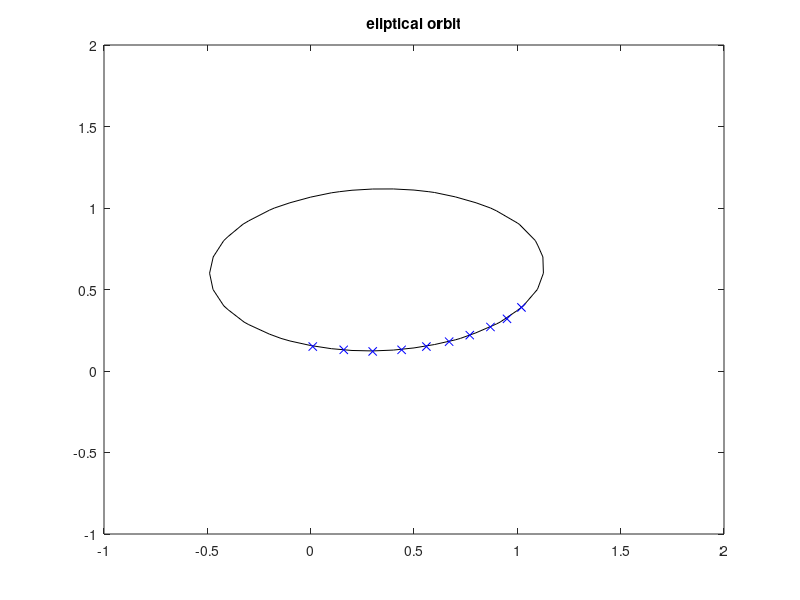
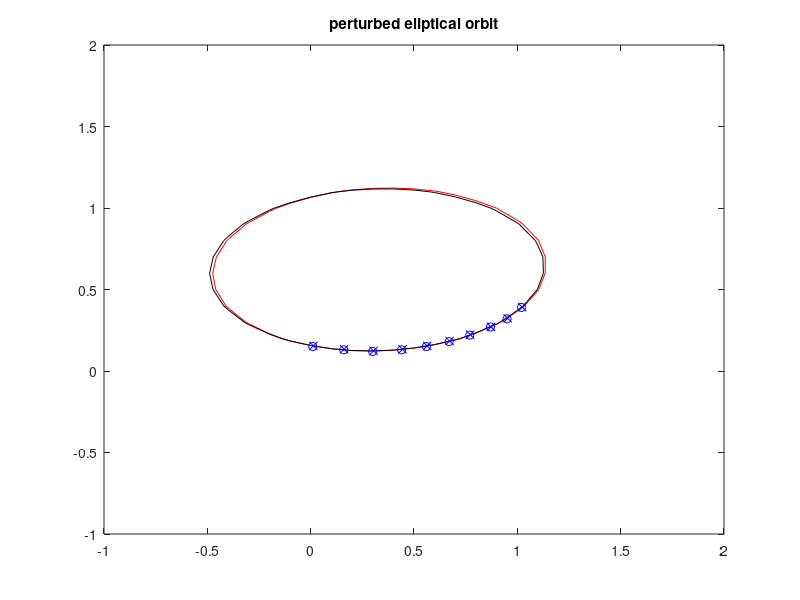
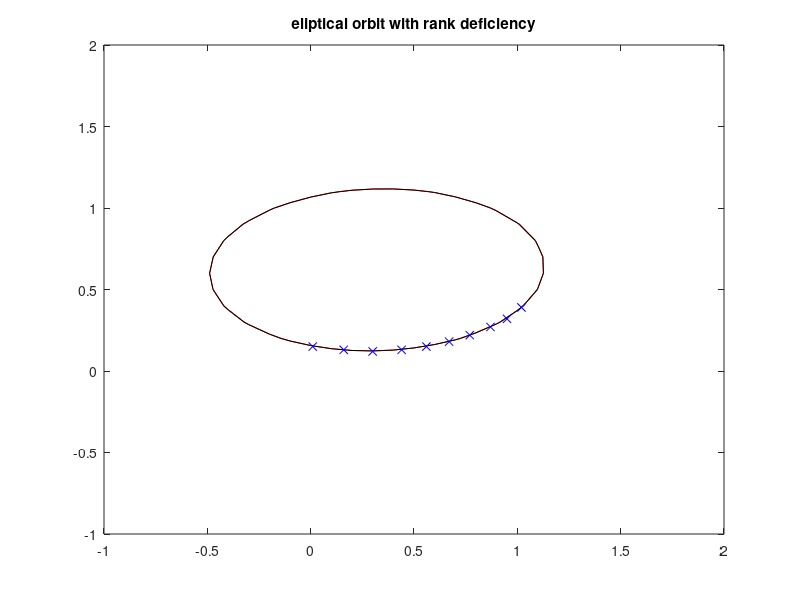

The MATLAB source for these figures, in order:
%% Solves qs 3.5 for assignment 2

% Solve and compare the least square problem
function orbitalParameters()

% given data points
x = [1.02; 0.95; 0.87; 0.77; 0.67; 0.56; 0.44; 0.3; 0.16; 0.01];
y = [0.39; 0.32; 0.27; 0.22; 0.18; 0.15; 0.13; 0.12; 0.13; 0.15];

% given equation
A = [y.^2 x.*y x y ones(size(x))];
% given b vector
b = x.^2;

% part a

% k = constant values of the equation
k = A\b

% steps to plot the orbits
[xs, ys] = meshgrid(-1:0.1:2,-1:0.1:2);


% plotting a contour for orbit
figure(1)
contour(-1:0.1:2,-1:0.1:2,k(1)*ys.^2+k(2)*xs.*ys+k(3)*xs+k(4)*ys+k(5)-xs.^2, [0,0], 'k-');
hold on
plot(x,y,'bx');
title('eliptical orbit');

% part b
x2 = x + (rand(size(x)))*(0.01-0.005);
y2 = y + (rand(size(y)))*(0.01-0.005);
A2 = [y.^2 x.*y x y ones(size(x))];
b2 = x2.^2;
k2 = A2\b2

figure(2)
contour(-1:0.1:2,-1:0.1:2,k2(1)*ys.^2+k2(2)*xs.*ys+k2(3)*xs+k2(4)*ys+k2(5)-xs.^2, [0,0], 'r-');
hold on
contour(-1:0.1:2,-1:0.1:2,k(1)*ys.^2+k(2)*xs.*ys+k(3)*xs+k(4)*ys+k(5)-xs.^2, [0,0], 'k-');
hold on
plot(x2,y2,'bx');
hold on
plot(x,y,'bo');
title('perturbed eliptical orbit');


% part c
[U, S, V] = svd(A);
[U2, S2, V2] = svd(A2);

k3 = zeros(5,1);
k4 = zeros(5,1);

for i = 1 : 5
    k3 = k3 + U(:,i)'*b*V(:,i)/S(i,i);
    k4 = k4 + U2(:,i)'*b*V2(:,i)/S2(i,i);
end

figure(3)
contour(-1:0.1:2,-1:0.1:2,k3(1)*ys.^2+k3(2)*xs.*ys+k3(3)*xs+k3(4)*ys+k3(5)-xs.^2, [0,0], 'r-');
hold on
contour(-1:0.1:2,-1:0.1:2,k4(1)*ys.^2+k4(2)*xs.*ys+k4(3)*xs+k4(4)*ys+k4(5)-xs.^2, [0,0], 'k-');
hold on
plot(x,y,'bx');
title('eliptical orbit with rank deficiency');


end